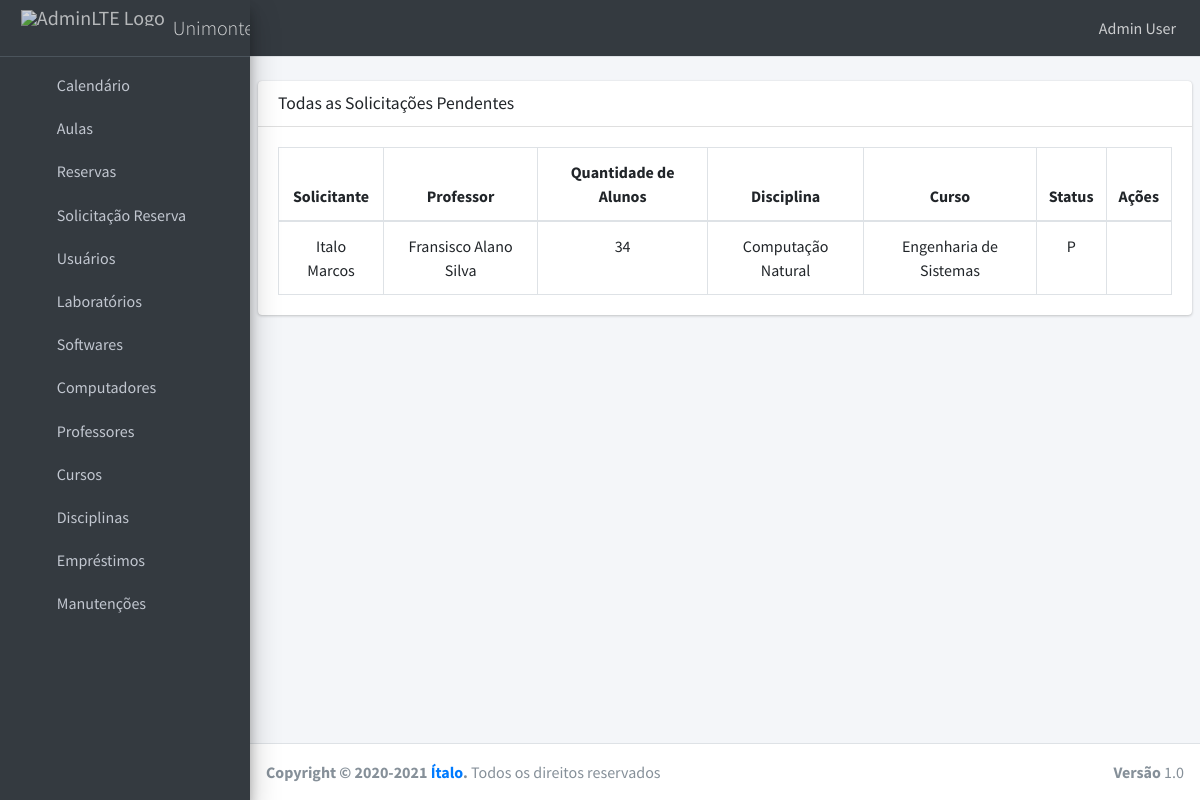
The page /panel/solicitacao/pendente (signed in) on the database its author committed.
### accounts/models.py (models this page shows, shortened)
class CustomUsuario(AbstractUser):
    email = models.EmailField('E-mail', unique=True)
    masp = models.CharField(max_length=8, unique=True)
    is_staff = models.BooleanField('Membro da equipe', default=False)
    USERNAME_FIELD = 'email'
    REQUIRED_FIELDS = ['first_name', 'last_name', 'masp']
    objects = UsuarioManager()

### core/models.py (models this page shows)
class SolicitacaoReserva(models.Model):
    STATUS_CHOICES = [
        ('P', 'Pendente'),
        ('F', 'Finalizada'),
    ]
    id = models.UUIDField(primary_key=True, default=uuid.uuid4, editable=False)
    observacao = models.TextField(blank=True)
    status = models.CharField(choices=STATUS_CHOICES, max_length=1, default='P')
    qnt_alunos = models.IntegerField()
    professor = models.ForeignKey(Professor, on_delete=models.CASCADE)
    curso = models.ForeignKey(Curso, on_delete=models.CASCADE)
    disciplina = models.ForeignKey(Disciplina, on_delete=models.CASCADE)
    software = models.ManyToManyField(Software)
    user = models.ForeignKey(accounts_models.CustomUsuario, on_delete=models.CASCADE)

class Professor(models.Model):
    masp = models.IntegerField(primary_key=True)
    name = models.CharField(max_length=150, unique=True)
    email = models.EmailField(unique=True)
    contato = models.CharField(max_length=15, blank=True)
    def __str__(self):
        return self.name

class Disciplina(models.Model):
    id = models.UUIDField(primary_key=True, default=uuid.uuid4, editable=False)
    name = models.CharField(max_length=70, unique=True)
    def __str__(self):
        return self.name

class Curso(models.Model):
    id = models.UUIDField(primary_key=True, default=uuid.uuid4, editable=False)
    name = models.CharField(max_length=45, unique=True)
    def __str__(self):
        return self.name

### core/views.py (the view)
# urls.py: path('panel/solicitacao/pendente', ListSolicitacaoReservaView.as_view(), name='solicitacao-list'),
class ListSolicitacaoReservaView(ListView):
    model = SolicitacaoReserva
    template_name = 'panel/solicitacao/list.html'
    def get_context_data(self, **kwargs):
        context = super(ListSolicitacaoReservaView, self).get_context_data(**kwargs)
        context['solicitacao'] = SolicitacaoReserva.objects.filter(status='P')
        return context

### core/templates/panel/solicitacao/list.html (shortened to what this page needs)
{% extends 'layouts/base.html' %}
{% load static %}
{% block head %}
<link rel="stylesheet" type="text/css" href="https://cdn.datatables.net/v/bs4/dt-1.10.23/datatables.min.css"/>
{% endblock %}
{% block layouts %}
    {% include 'layouts/navbar.html' %}
    {% include 'layouts/sidebar.html' %}
{% endblock %}
{% block content %}
{% load widget_tweaks %}
 <div class="content-wrapper">
    <br>
    <section class="content">
      <div class="card">
        <div class="card-header">
          <h3 class="card-title">Todas as Solicitações Pendentes</h3>
        </div>
        <div class="card-body">
            <table>
                <table id="table-lab" class="table table-bordered table-hover dataTable">
                    <thead>
                        <tr>
                            <th class="text-center">Solicitante</th>
                            <th class="text-center">Professor</th>
                            <th class="text-center">Quantidade de Alunos</th>
                            <th class="text-center">Disciplina</th>
                            <th class="text-center">Curso</th>
                            <th class="text-center">Status</th>
                            <th class="text-center">Ações</th>
                        </tr>
                    </thead>
                    <tbody>
                        {% for s in solicitacao %}
                            <tr>
                                <td>{{ s.user.get_full_name }}</td>
                                <td>{{ s.professor }}</td>
                                <td>{{ s.qnt_alunos }}</td>
                                <td>{{ s.disciplina }}</td>
                                <td>{{ s.curso }}</td>
                                <td>{{ s.status }}</td>
                                <td>
                                    <a href="{% url 'solicitacao-detail' s.pk %}" title="Informações"><i class="far fa-eye"></i></a>
                                </td>
                            </tr>
                        {% endfor %}
                    </tbody>
                  </table>
            </table>
        </div>
      </div>
    </section>
  </div>
{% endblock %}
{% block footer %}
    {% include 'layouts/footer.html' %}
{% endblock %}

### core/templates/layouts/navbar.html (shortened to what this page needs)
<nav class="main-header navbar navbar-expand navbar-dark navbar-light">
    <ul class="navbar-nav">
      <li class="nav-item">
        <a class="nav-link" data-widget="pushmenu" href="#" role="button"><i class="fas fa-bars"></i></a>
      </li>
    </ul>
    <ul class="navbar-nav ml-auto">
      <li class="nav-item dropdown user-menu">
        <a href="#" class="nav-link dropdown-toggle" data-toggle="dropdown">
          <span class="d-none d-md-inline">{{ request.user.get_full_name }}</span>
        </a>
      </li>
    </ul>
</nav>

### core/static/custom/custom.css (style rules this page uses)
td { text-align:center; vertical-align:middle; }

### rows shown on the page
CustomUsuario: user.get_full_name "Admin User"
SolicitacaoReserva: user.get_full_name "Italo Marcos", professor "Fransisco Alano Silva", qnt_alunos "34", disciplina "Computação Natural", curso "Engenharia de Sistemas", status "P"
